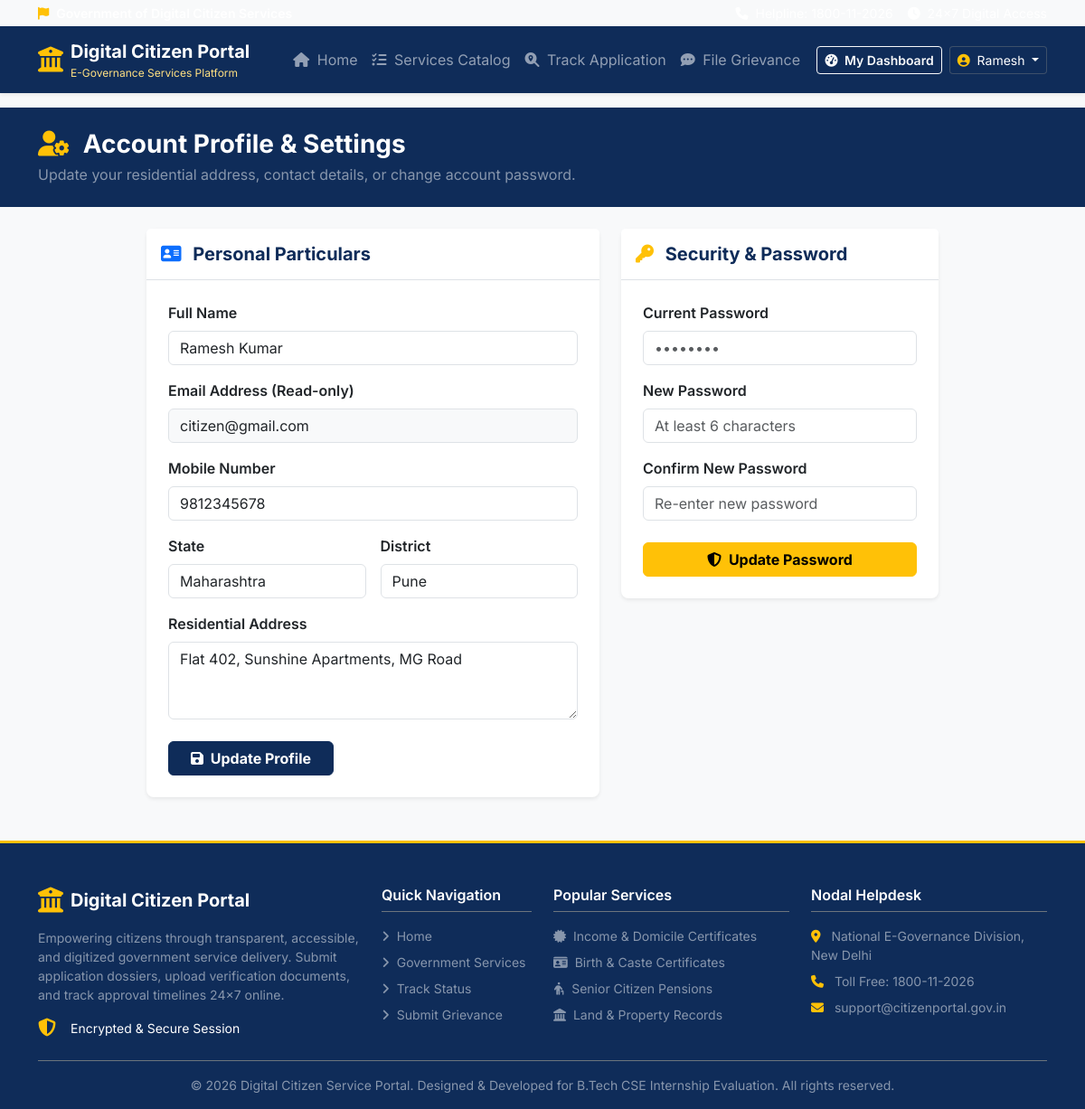
/citizen/profile (signed in), run on the app's committed database.
### app/models.py (models this page shows, shortened)
class User(UserMixin, db.Model):
    __tablename__ = 'users'
    id = db.Column(db.Integer, primary_key=True)
    name = db.Column(db.String(120), nullable=False)
    email = db.Column(db.String(120), unique=True, nullable=False, index=True)
    mobile = db.Column(db.String(15), nullable=False)
    password_hash = db.Column(db.String(256), nullable=False)
    role = db.Column(db.String(20), nullable=False, default='citizen') # 'citizen' or 'admin'
    address = db.Column(db.Text, nullable=True)
    state = db.Column(db.String(80), nullable=True)
    district = db.Column(db.String(80), nullable=True)
    created_at = db.Column(db.DateTime, default=datetime.utcnow)
    applications = db.relationship('Application', backref='user', lazy=True, cascade="all, delete-orphan")
    grievances = db.relationship('Grievance', backref='user', lazy=True)
    notifications = db.relationship('Notification', backref='user', lazy=True, cascade="all, delete-orphan")
    def is_admin(self):
        return self.role == 'admin'

### app/routes/citizen.py (the view, shortened to what this page needs)
@citizen_bp.route('/profile', methods=['GET', 'POST'])
@login_required
def profile():
    profile_form = ProfileForm()
    password_form = ChangePasswordForm()
    if request.method == 'GET':
        profile_form.name.data = current_user.name
        profile_form.mobile.data = current_user.mobile
        profile_form.address.data = current_user.address
        profile_form.state.data = current_user.state
        profile_form.district.data = current_user.district
    return render_template('citizen/profile.html', profile_form=profile_form, password_form=password_form)

### app/forms.py
class ProfileForm(FlaskForm):
    name = StringField('Full Name', validators=[DataRequired(), Length(min=2, max=120)])
    mobile = StringField('Mobile Number', validators=[DataRequired(), Length(min=10, max=15)])
    address = TextAreaField('Residential Address', validators=[DataRequired(), Length(min=5, max=500)])
    state = StringField('State', validators=[DataRequired()])
    district = StringField('District', validators=[DataRequired()])
    submit = SubmitField('Update Profile')

class ChangePasswordForm(FlaskForm):
    current_password = PasswordField('Current Password', validators=[DataRequired()])
    new_password = PasswordField('New Password', validators=[DataRequired(), Length(min=6, max=50)])
    confirm_new_password = PasswordField('Confirm New Password', validators=[DataRequired(), EqualTo('new_password', message='Passwords must match.')])
    submit = SubmitField('Change Password')

### app/templates/citizen/profile.html (shortened to what this page needs)
{% extends "base.html" %}
{% block content %}
<div class="bg-navy text-white py-4 mb-4">
    <div class="container">
        <h1 class="h3 fw-bold mb-1"><i class="fa-solid fa-user-gear text-warning me-2"></i> Account Profile & Settings</h1>
        <p class="text-white-50 mb-0">Update your residential address, contact details, or change account password.</p>
    </div>
</div>
<div class="container pb-5 max-w-900">
    <div class="row g-4">
        <div class="col-md-7">
            <div class="card border-0 shadow-sm rounded-3">
                <div class="card-header bg-white py-3 border-bottom">
                    <h5 class="fw-bold text-navy mb-0"><i class="fa-solid fa-address-card text-primary me-2"></i> Personal Particulars</h5>
                </div>
                <div class="card-body p-4">
                    <form method="POST" action="{{ url_for('citizen.profile') }}">
                        <div class="mb-3">
                            <label class="form-label fw-semibold text-dark">{{ profile_form.name.label.text }}</label>
                            {{ profile_form.name(class="form-control") }}
                        </div>
                        <div class="mb-3">
                            <label class="form-label fw-semibold text-dark">Email Address (Read-only)</label>
                            <input type="text" class="form-control bg-light" value="{{ current_user.email }}" readonly disabled>
                        </div>
                        <div class="mb-3">
                            <label class="form-label fw-semibold text-dark">{{ profile_form.mobile.label.text }}</label>
                            {{ profile_form.mobile(class="form-control") }}
                        </div>
                        <div class="row g-3 mb-3">
                            <div class="col-md-6">
                                <label class="form-label fw-semibold text-dark">{{ profile_form.state.label.text }}</label>
                                {{ profile_form.state(class="form-control") }}
                            </div>
                            <div class="col-md-6">
                                <label class="form-label fw-semibold text-dark">{{ profile_form.district.label.text }}</label>
                                {{ profile_form.district(class="form-control") }}
                            </div>
                        </div>
                        <div class="mb-4">
                            <label class="form-label fw-semibold text-dark">{{ profile_form.address.label.text }}</label>
                            {{ profile_form.address(class="form-control", rows="3") }}
                        </div>
                        <button type="submit" name="update_profile" value="1" class="btn btn-navy fw-bold px-4">
                            <i class="fa-solid fa-floppy-disk me-1"></i> Update Profile
                        </button>
                    </form>
                </div>
            </div>
        </div>
        <div class="col-md-5">
            <div class="card border-0 shadow-sm rounded-3">
                <div class="card-header bg-white py-3 border-bottom">
                    <h5 class="fw-bold text-navy mb-0"><i class="fa-solid fa-key text-warning me-2"></i> Security & Password</h5>
                </div>
                <div class="card-body p-4">
                    <form method="POST" action="{{ url_for('citizen.profile') }}">
                        <div class="mb-3">
                            <label class="form-label fw-semibold text-dark">{{ password_form.current_password.label.text }}</label>
                            {{ password_form.current_password(class="form-control", placeholder="••••••••") }}
                        </div>
                        <div class="mb-3">
                            <label class="form-label fw-semibold text-dark">{{ password_form.new_password.label.text }}</label>
                            {{ password_form.new_password(class="form-control", placeholder="At least 6 characters") }}
                        </div>
                        <div class="mb-4">
                            <label class="form-label fw-semibold text-dark">{{ password_form.confirm_new_password.label.text }}</label>
                            {{ password_form.confirm_new_password(class="form-control", placeholder="Re-enter new password") }}
                        </div>
                        <button type="submit" name="change_password" value="1" class="btn btn-warning fw-bold px-4 w-100">
                            <i class="fa-solid fa-shield-halved me-1"></i> Update Password
                        </button>
                    </form>
                </div>
            </div>
        </div>
    </div>
</div>
{% endblock %}

### app/templates/components/navbar.html (shortened to what this page needs)
<nav class="navbar navbar-expand-lg navbar-dark bg-navy shadow-sm sticky-top" aria-label="Main navigation">
    <div class="container">
        <a class="navbar-brand d-flex align-items-center gap-2" href="{{ url_for('main.index') }}">
            <i class="fa-solid fa-building-columns fs-3 text-warning"></i>
            <div class="d-flex flex-column">
                <span class="fw-bold tracking-tight text-white fs-5 leading-tight">Digital Citizen Portal</span>
                <span class="fs-8 text-warning-light">E-Governance Services Platform</span>
            </div>
        </a>
        <div class="collapse navbar-collapse" id="navbarMain">
            <ul class="navbar-nav me-auto mb-2 mb-lg-0 ms-lg-4">
                <li class="nav-item">
                    <a class="nav-link {% if request.endpoint == 'main.index' %}active fw-semibold{% endif %}" href="{{ url_for('main.index') }}">
                        <i class="fa-solid fa-house me-1"></i> Home
                    </a>
                </li>
                <li class="nav-item">
                    <a class="nav-link {% if request.endpoint == 'main.services' %}active fw-semibold{% endif %}" href="{{ url_for('main.services') }}">
                        <i class="fa-solid fa-list-check me-1"></i> Services Catalog
                    </a>
                </li>
                <li class="nav-item">
                    <a class="nav-link {% if request.endpoint == 'main.track' %}active fw-semibold{% endif %}" href="{{ url_for('main.track') }}">
                        <i class="fa-solid fa-magnifying-glass-location me-1"></i> Track Application
                    </a>
                </li>
                <li class="nav-item">
                    <a class="nav-link {% if request.endpoint == 'main.grievance' %}active fw-semibold{% endif %}" href="{{ url_for('main.grievance') }}">
                        <i class="fa-solid fa-comment-dots me-1"></i> File Grievance
                    </a>
                </li>
            </ul>
            <div class="d-flex align-items-center gap-2">
                {% if current_user.is_authenticated %}
                    {% if current_user.is_admin() %}
                        <a href="{{ url_for('admin.dashboard') }}" class="btn btn-warning btn-sm fw-semibold">
                            <i class="fa-solid fa-user-shield me-1"></i> Admin Console
                        </a>
                    {% else %}
                        <a href="{{ url_for('citizen.dashboard') }}" class="btn btn-outline-light btn-sm fw-semibold">
                            <i class="fa-solid fa-gauge-high me-1"></i> My Dashboard
                        </a>
                    {% endif %}
                    <div class="dropdown">
                        <button class="btn btn-navy text-white dropdown-toggle border-secondary border-opacity-50 btn-sm" type="button" id="userMenu" data-bs-toggle="dropdown" aria-expanded="false">
                            <i class="fa-solid fa-circle-user text-warning me-1"></i> {{ current_user.name.split()[0] }}
                        </button>
                    </div>
                {% endif %}
            </div>
        </div>
    </div>
</nav>

### app/static/css/style.css (style rules this page uses)
:root { --navy-primary: #0f2c59; --navy-hover: #0a1f40; --gov-yellow: #ffb703; --gov-yellow-hover: #fb8500; --bg-light: #f8f9fa; --font-inter: 'Inter', system-ui, -apple-system, sans-serif; }
body { font-family: var(--font-inter); color: #2b2d42; background-color: var(--bg-light); }
.bg-navy { background-color: var(--navy-primary) !important; }
.text-navy { color: var(--navy-primary) !important; }
.btn-navy { background-color: var(--navy-primary); color: #ffffff; border: 1px solid var(--navy-primary); }
.text-warning-light { color: #ffe082; }
.max-w-900 { max-width: 900px; }
.fs-8 { font-size: 0.75rem; }

### data on the page
User: name "Ramesh", name "Ramesh Kumar", email "citizen@gmail.com", mobile "9812345678", state "Maharashtra", district "Pune", address "Flat 402, Sunshine Apartments, MG Road"

### other printed values
{{ profile_form.name.label.text }} "Full Name"
{{ profile_form.mobile.label.text }} "Mobile Number"
{{ profile_form.state.label.text }} "State"
{{ profile_form.district.label.text }} "District"
{{ profile_form.address.label.text }} "Residential Address"
{{ password_form.current_password.label.text }} "Current Password"
{{ password_form.new_password.label.text }} "New Password"
{{ password_form.confirm_new_password.label.text }} "Confirm New Password"
